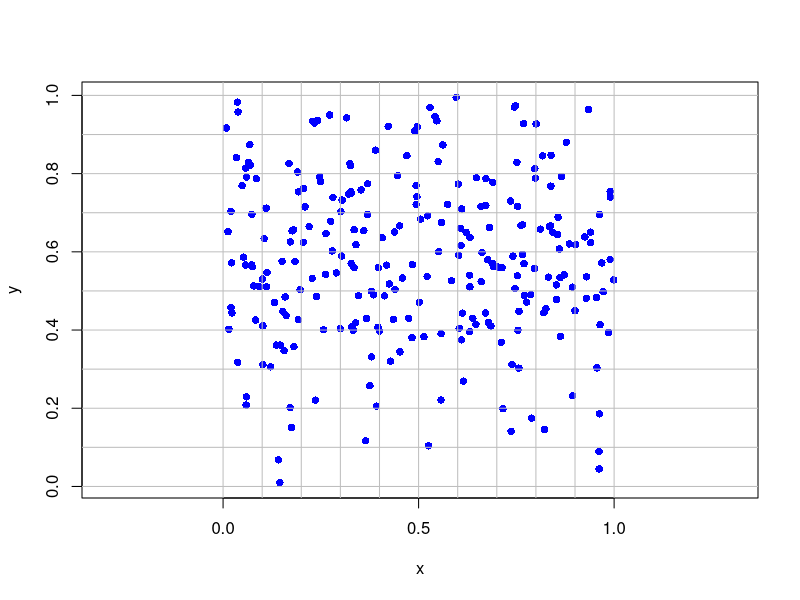

Recreate this plot in R.
## 
## Tree point pattern analysis
##

## Mapping trees point pattern
trees <- read.table("trees.txt", header=T)
plot(y~x, data=trees, col="blue", pch=16, asp=1)
abline(v=seq(0,1,0.1), h=seq(0,1,0.1), col="gray")
xt <- cut(trees$x, breaks=seq(0,1,0.1))
yt <- cut(trees$y, breaks=seq(0,1,0.1))
( cellCounts <- as.vector(table(xt,yt)) )

## VMR and test
( VMR <- var(cellCounts)/mean(cellCounts) )
( tValue <- (VMR-1)/sqrt(2/(length(cellCounts)-1)) )
( pval <- 2*pt(tValue, df=length(cellCounts)-1, lower.tail = FALSE) )

## Compare Against Poisson distribution
lambda <- mean(cellCounts)
( pptab <- cbind(table(cellCounts), 
                 dpois(0:8, lambda = lambda)*length(cellCounts)) )

